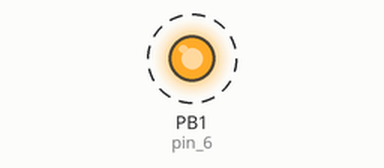
Recording of a sketch running on a simulated ATtiny85, built with avr-gcc and run on an emulated ATtiny85. On the bench: output pins drawn as LEDs (lit = HIGH). Dashed ring = blinking.

Above: at 0.5 s.
Timing chart, 0 to 3.5 s (numbered marks = the images above):
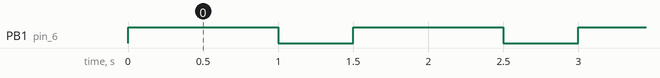

The sketch:

LED_Test_Tiny85.ino
```cpp
//This code is intended to run on a ATTiny85.
//It will blink an LED
void setup()
{
  pinMode (1, OUTPUT);  // pin 6  // OC0B

}

void loop()
{
  digitalWrite(1,255);
  delay(1000);
  digitalWrite(1,0);
  delay(500);

}
```

Measured:
- by itself, PB1 (pin_6): alternates HIGH for 1.0 s and LOW for 0.50 s
